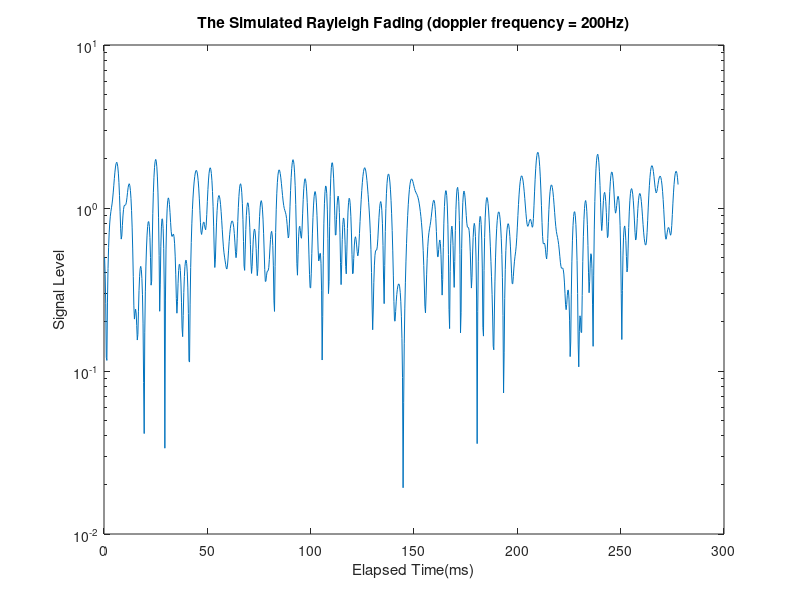
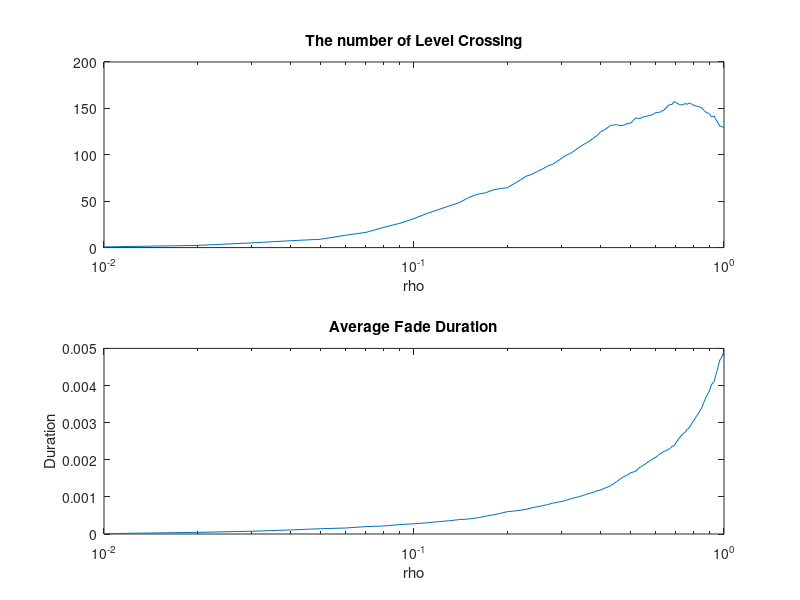

These charts were generated, in order, by the following MATLAB code:

% Rayleigh Fading Simulation
%
% Doppler frequency fm = 200Hz.
% The number of samples in frequency is 1024.
% The output plot has been drawn only by 300 samples.

fm = 200;
N = 2^10;
Ns = 1000;
delta_f = 2*fm/N;
delta_t = [1:1:N]./(2*9*fm).*1000;

% Complex Gaussian Generation

Gaussian_1 = randn(1,N/2) + j*randn(1,N/2);
Gaussian_1_conjugate = conj(Gaussian_1);
Gaussian_2 = randn(1,N/2) + j*randn(1,N/2);
Gaussian_2_conjugate = conj(Gaussian_2);

I_in_freq = [Gaussian_1 fliplr(Gaussian_1_conjugate)];
Q_in_freq = [Gaussian_2 fliplr(Gaussian_2_conjugate)];

% U-shape doppler power spectrum

SEZ(1) = 1.5/(pi*fm);

for j=2:N/2
   f(j) = (j-1)*delta_f;
   SEZ(j) = 1.5/(pi*fm*sqrt(1-(f(j)/fm)^2));
   SEZ(N-j+2) = SEZ(j);
end

k = 3;
p = polyfit( f(N/2-k:N/2), SEZ(N/2-k:N/2), k );
SEZ(N/2+1) = polyval( p, f(N/2)+delta_f );

I_out_freq = I_in_freq .* sqrt(SEZ);
Q_out_freq = Q_in_freq .* sqrt(SEZ);

I_out_freq1 = [ zeros(1,4096), I_out_freq, zeros(1,4096)];
Q_out_freq1 = [ zeros(1,4096), Q_out_freq, zeros(1,4096)];

N = N + 4096*2;

I_out_time1 = ifft(I_out_freq1);
Q_out_time1 = ifft(Q_out_freq1);

% The Envelope becomes Rayleigh

r1 = abs(sqrt((I_out_time1).^2 + (Q_out_time1).^2));
R_rms = norm(r1)/sqrt(N);
r = r1(1:Ns)/R_rms;
rho_index = 0;

for rho=0.01:0.01:1
rho_index = rho_index + 1;   
rho_x(rho_index) = rho;

Nr_num = 0;
count_s = 0;
count_e = 0;
start_d = 0;
end_d = 0;
start_d1 = 0;
end_d1 = 0;
last = 0;

% The number of level crossing rate
   
R = R_rms*rho;
I = find(r1 > R);
c = size(I);
for j=2:c(2)
   if r1(I(j)-1) < R
      Nr_num = Nr_num + 1;
   end
end
Nr(rho_index) = Nr_num*delta_f;

% Average Fading Duration
x = r1 - (R_rms * rho);
for i=1:N-1
    if x(i) > 0
        if x(i+1) <= 0
           start_d = start_d + i+x(i)/(x(i)-x(i+1));
           start_d1 = start_d1 + i;
           count_s = count_s + 1;
           debug_start_d(count_s) = start_d;
           debug_start_d1(count_s) = start_d1;
           last = i+x(i)/(x(i)+x(i+1));
        end
    elseif x(i) < 0
        if x(i+1) >= 0
                end_d = end_d + i-x(i)/(x(i+1)-x(i));
                end_d1 = end_d1 + i;                
                count_e = count_e + 1;
                debug_end_d(count_e) = end_d;                
                debug_end_d1(count_e) = end_d1;
        end
    end
end

if x(1) > 0
    if count_s > count_e
        start_d = start_d - last;
    end
 elseif x(1) < 0
    if count_s == count_e
       end_d = end_d + N;
    end
end
   
tau(rho_index) = ((end_d - start_d)/count_s)/(2*9*fm);

end

figure;
semilogy(delta_t(1:Ns), r);
xlabel('Elapsed Time(ms)');
ylabel('Signal Level');
title('The Simulated Rayleigh Fading (doppler frequency = 200Hz)');

figure;
subplot(2,1,1);
semilogx(rho_x,Nr);
title('The number of Level Crossing');
xlabel('rho');

subplot(2,1,2);
semilogx(rho_x,tau);
title('Average Fade Duration');
ylabel('Duration');
xlabel('rho');



